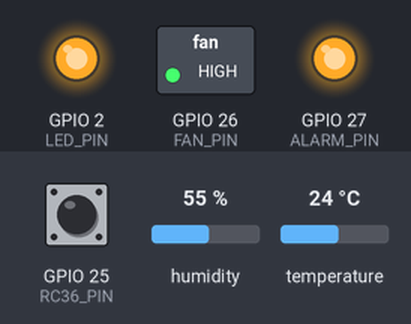
This sketch was run on a simulated ESP32. Shown: switched loads named in the sketch (green lamp = pin HIGH), output pins drawn as LEDs (lit = HIGH). The test bench sets the inputs (shaded band); at power-on: GPIO 25 (RC36_PIN) HIGH, humidity 55 %, temperature 24 °C. WiFi joins after 1.5 s; servers stay silent unless stated; uploads are accepted with an empty reply; what the sketch prints to the serial monitor is not drawn.

Above: at 2.03 s.
At 9.5 s:
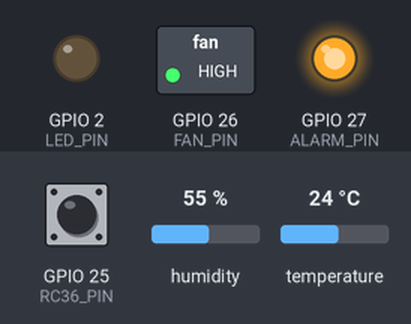
Timing chart, 0 to 21.3 s (numbered marks = the images above):
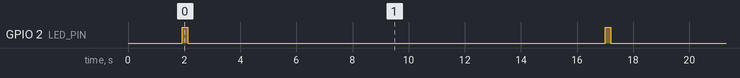

Measured:
- by itself, GPIO 2 (LED_PIN): alternates HIGH for 0.20 s and LOW for 14.9 s

The sketch:

esp32_dht11.ino
```cpp
/*
  App Domótico ESP32 — Sensor DHT11 + ventilador + alarma magnética RC-36
  ----------------------------------------------------------------------
  - Lee temperatura y humedad del DHT11 y las envía por HTTPS
    al servidor desplegado en Render, que las muestra en el dashboard.
  - Cada pocos segundos consulta al servidor (POST /api/sync) para saber si
    el dashboard pidió encender/apagar el ventilador o abrir/cerrar la
    alarma magnética, y activa los relés correspondientes.
  - Lee el contacto RC-36 (reed) y reporta si está abierto o cerrado.

  Conexión (todos los relés de 5 V):
    Relé del ventilador (módulo de 1 canal, independiente):
      VCC → VIN/5V · GND → GND · IN → GPIO 26
    Relé de la alarma (módulo de 2 canales SRD-05VDC-SL-C, se usa el canal 1):
      VCC → VIN/5V · GND → GND · IN1 → GPIO 27   (IN2 queda libre)
    DHT11 DATA  → GPIO 4  (VCC → 3V3, GND → GND)
    RC-36 (aviso de estado): un cable → GPIO 25, el otro → GND

  Contactos de cada relé (lado de carga):
    COM = común, NO = abierto en reposo, NC = cerrado en reposo.
    Alarma: relé activo = ABIERTA, relé en reposo = CERRADA.
*/

#include <WiFi.h>
#include <WiFiClientSecure.h>
#include <HTTPClient.h>
#include "DHT.h"
#include "config.h"

// ---------- Sensor ----------
#define DHTPIN   4        // GPIO donde está conectado DATA del DHT11
#define DHTTYPE  DHT11    // Antes era DHT22
DHT dht(DHTPIN, DHTTYPE);

// ---------- Salidas / entradas de control ----------
#define FAN_PIN    26     // Módulo de 1 canal: ventilador
#define ALARM_PIN  27     // Módulo de 2 canales (canal 1): alarma magnética (relé activo = ABIERTA)
#define RC36_PIN   25     // Contacto magnético RC-36 (con INPUT_PULLUP, al otro lado va GND)

// Cada módulo de relé puede ser distinto. La mayoría se activa con nivel BAJO (LOW).
// Si un relé se activa con HIGH, pon false en el que corresponda.
#define FAN_RELAY_ACTIVE_LOW    true   // módulo de 1 canal (ventilador)
#define ALARM_RELAY_ACTIVE_LOW  true   // módulo de 2 canales (alarma)

// Nivel que lee el pin cuando el RC-36 está CERRADO (imán cerca / puerta cerrada).
// Con contacto normalmente cerrado y cableado a GND es LOW. Si ves el estado invertido, cámbialo a HIGH.
#define RC36_CLOSED_LEVEL LOW

bool fanOn = false;
bool alarmaAbierta = false;

void setRele(uint8_t pin, bool activo, bool activoBajo) {
  digitalWrite(pin, (activo != activoBajo) ? HIGH : LOW);
}

const char* leerContacto() {
  return digitalRead(RC36_PIN) == RC36_CLOSED_LEVEL ? "closed" : "open";
}

// ---------- Tiempos ----------
const unsigned long INTERVALO_ENVIO_MS = 15000;  // lectura del DHT11 cada 15 s
const unsigned long INTERVALO_SYNC_MS  = 3000;   // órdenes del dashboard cada 3 s
const unsigned long TIMEOUT_WIFI_MS    = 20000;
unsigned long ultimoEnvio = 0;
unsigned long ultimoSync  = 0;

// LED integrado (la mayoría de placas ESP32 DevKit lo tienen en GPIO 2)
#define LED_PIN 2

void conectarWiFi() {
  if (WiFi.status() == WL_CONNECTED) return;

  Serial.printf("Conectando a Wi-Fi \"%s\"", WIFI_SSID);
  WiFi.mode(WIFI_STA);
  WiFi.begin(WIFI_SSID, WIFI_PASSWORD);

  unsigned long inicio = millis();
  while (WiFi.status() != WL_CONNECTED && millis() - inicio < TIMEOUT_WIFI_MS) {
    delay(500);
    Serial.print(".");
  }

  if (WiFi.status() == WL_CONNECTED) {
    Serial.printf("\nConectado. IP: %s\n", WiFi.localIP().toString().c_str());
  } else {
    Serial.println("\nNo se pudo conectar. Se reintentará en el próximo ciclo.");
  }
}

bool enviarLectura(float temperatura, float humedad) {
  WiFiClientSecure client;
  // Render usa HTTPS. Para simplificar no validamos el certificado.
  client.setInsecure();

  HTTPClient http;
  // El plan gratuito de Render "despierta" en ~30-50 s, por eso el timeout amplio
  http.setTimeout(60000);

  if (!http.begin(client, SERVER_URL)) {
    Serial.println("No se pudo iniciar la conexión HTTP");
    return false;
  }

  http.addHeader("Content-Type", "application/json");
  http.addHeader("x-api-key", API_KEY);

  char cuerpo[128];
  snprintf(cuerpo, sizeof(cuerpo),
           "{\"device\":\"%s\",\"temperature\":%.1f,\"humidity\":%.1f}",
           DEVICE_ID, temperatura, humedad);

  int codigo = http.POST(cuerpo);
  if (codigo > 0) {
    Serial.printf("Servidor respondió %d\n", codigo);
  } else {
    Serial.printf("Error al enviar: %s\n", http.errorToString(codigo).c_str());
  }
  http.end();
  return codigo == 201;
}

// Reporta el estado real al servidor y aplica el estado que pide el dashboard.
void sincronizar() {
  String url = SERVER_URL;
  url.replace("/api/readings", "/api/sync");

  WiFiClientSecure client;
  client.setInsecure();

  HTTPClient http;
  http.setTimeout(15000);
  if (!http.begin(client, url)) {
    Serial.println("Sync: no se pudo iniciar la conexión HTTP");
    return;
  }
  http.addHeader("Content-Type", "application/json");
  http.addHeader("x-api-key", API_KEY);

  char cuerpo[160];
  snprintf(cuerpo, sizeof(cuerpo),
           "{\"device\":\"%s\",\"fan\":%s,\"alarm\":\"%s\",\"contact\":\"%s\"}",
           DEVICE_ID, fanOn ? "true" : "false",
           alarmaAbierta ? "open" : "closed", leerContacto());

  int codigo = http.POST(cuerpo);
  if (codigo == 200) {
    String r = http.getString();   // {"fan":true,"alarm":"open"}
    bool nuevoFan    = r.indexOf("\"fan\":true") >= 0;
    bool nuevoAlarma = r.indexOf("\"alarm\":\"open\"") >= 0;

    if (nuevoFan != fanOn) {
      fanOn = nuevoFan;
      setRele(FAN_PIN, fanOn, FAN_RELAY_ACTIVE_LOW);
      Serial.printf("Ventilador: %s\n", fanOn ? "ENCENDIDO" : "APAGADO");
    }
    if (nuevoAlarma != alarmaAbierta) {
      alarmaAbierta = nuevoAlarma;
      setRele(ALARM_PIN, alarmaAbierta, ALARM_RELAY_ACTIVE_LOW);
      Serial.printf("Alarma magnética: %s\n", alarmaAbierta ? "ABIERTA" : "CERRADA");
    }
  } else if (codigo > 0) {
    Serial.printf("Sync: servidor respondió %d\n", codigo);
  } else {
    Serial.printf("Sync: error %s\n", http.errorToString(codigo).c_str());
  }
  http.end();
}

void setup() {
  Serial.begin(115200);
  delay(200);
  pinMode(LED_PIN, OUTPUT);

  // Primero el nivel de reposo y luego OUTPUT, para que los relés no den un pulso al arrancar
  setRele(FAN_PIN, false, FAN_RELAY_ACTIVE_LOW);
  setRele(ALARM_PIN, false, ALARM_RELAY_ACTIVE_LOW);
  pinMode(FAN_PIN, OUTPUT);
  pinMode(ALARM_PIN, OUTPUT);
  pinMode(RC36_PIN, INPUT_PULLUP);

  dht.begin();
  Serial.println("\n== App Domótico ESP32 — DHT11 + ventilador + alarma RC-36 ==");
  conectarWiFi();
}

void leerYEnviarDHT() {
  float humedad = dht.readHumidity();
  float temperatura = dht.readTemperature();  // °C

  if (isnan(humedad) || isnan(temperatura)) {
    Serial.println("Lectura inválida del DHT11 (revisa cableado y pull-up)");
    return;
  }

  Serial.printf("Temp: %.1f °C | Humedad: %.1f %%\n", temperatura, humedad);

  if (WiFi.status() != WL_CONNECTED) return;

  digitalWrite(LED_PIN, HIGH);
  enviarLectura(temperatura, humedad);
  digitalWrite(LED_PIN, LOW);
}

void loop() {
  unsigned long ahora = millis();

  if (WiFi.status() != WL_CONNECTED) {
    conectarWiFi();
    if (WiFi.status() != WL_CONNECTED) { delay(1000); return; }
  }

  if (ultimoSync == 0 || ahora - ultimoSync >= INTERVALO_SYNC_MS) {
    ultimoSync = millis();
    sincronizar();
  }

  if (ultimoEnvio == 0 || millis() - ultimoEnvio >= INTERVALO_ENVIO_MS) {
    ultimoEnvio = millis();
    leerYEnviarDHT();
  }

  delay(50);
}
```

config.example.h
```cpp
// Copia este archivo como "config.h" (en la misma carpeta) y llena tus datos.
// config.h está en .gitignore para que tus claves NO se suban a GitHub.

#pragma once

#define WIFI_SSID      "NOMBRE_DE_TU_WIFI"
#define WIFI_PASSWORD  "CLAVE_DE_TU_WIFI"

// URL de tu servicio en Render + /api/readings
// (la ruta de control /api/sync se deriva sola de esta URL)
#define SERVER_URL     "https://TU-SERVICIO.onrender.com/api/readings"

// La misma API_KEY que aparece en Render → Environment
#define API_KEY        "PEGA_AQUI_TU_API_KEY"

// Nombre del dispositivo (útil si luego agregas más ESP32)
#define DEVICE_ID      "esp32-sala"
```
